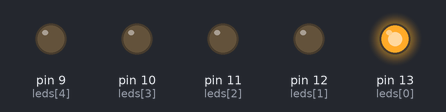
The sketch below on a simulated Arduino Uno, built with avr-gcc and run on an emulated ATmega328P. On the bench: output pins drawn as LEDs (lit = HIGH).

Above: at 0.5 s.
At 1.5 s:
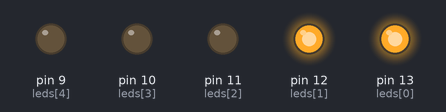
At 2.5 s:
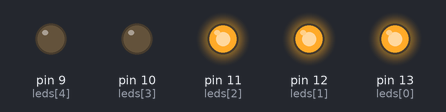
At 3.5 s:
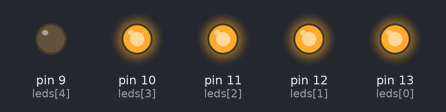
At 4.5 s:
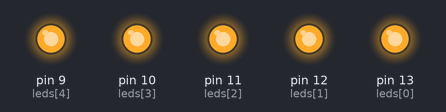
Timing chart, 0 to 5.8 s (numbered marks = the images above):
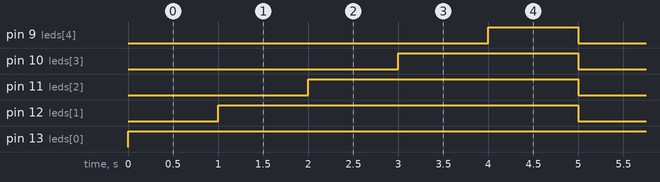

Measured:
- by itself, pin 9 (leds[4]): alternates HIGH for 1.0 s and LOW for 4.0 s
- by itself, pin 10 (leds[3]): alternates HIGH for 2.0 s and LOW for 3.0 s
- by itself, pin 11 (leds[2]): alternates HIGH for 3.0 s and LOW for 2.0 s
- by itself, pin 12 (leds[1]): alternates HIGH for 4.0 s and LOW for 1.0 s
- by itself, pin 13 (leds[0]): LOW → HIGH at 0.00 s

The sketch:

correnteleds_ex7.ino
```cpp
int leds[5] = {13,12,11,10,9};
void setup() {
  for (int i = 0;i<5; i++){
    pinMode(leds[i],OUTPUT);}}
void loop() {
  for(int i =0; i< 5; i++){
    digitalWrite(leds[i],LOW);
  }for (int i = 0; i< 5; i++){
    digitalWrite(leds[i],HIGH);
    delay(1000);}}
```
